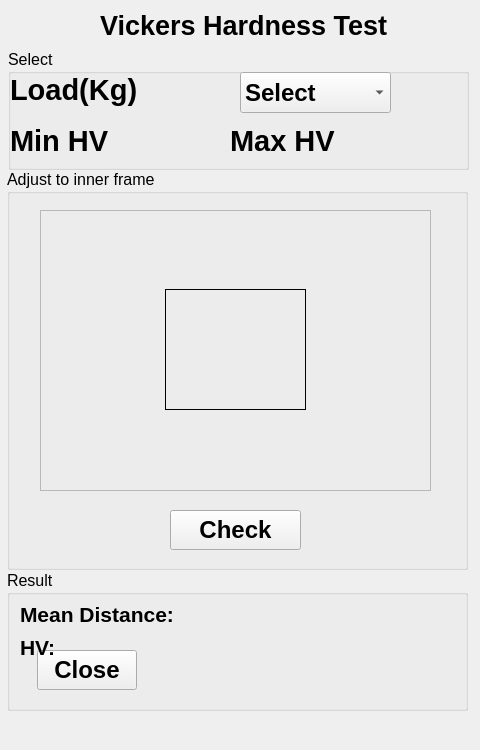
<?xml version="1.0" encoding="UTF-8"?>
<ui version="4.0">
 <class>Dialog</class>
 <widget class="QDialog" name="Dialog">
  <property name="windowModality">
   <enum>Qt::NonModal</enum>
  </property>
  <property name="enabled">
   <bool>true</bool>
  </property>
  <property name="geometry">
   <rect>
    <x>0</x>
    <y>0</y>
    <width>480</width>
    <height>750</height>
   </rect>
  </property>
  <property name="maximumSize">
   <size>
    <width>16777215</width>
    <height>16777214</height>
   </size>
  </property>
  <property name="font">
   <font>
    <family>Arial</family>
    <pointsize>16</pointsize>
    <weight>75</weight>
    <bold>true</bold>
   </font>
  </property>
  <property name="cursor">
   <cursorShape>ArrowCursor</cursorShape>
  </property>
  <property name="contextMenuPolicy">
   <enum>Qt::NoContextMenu</enum>
  </property>
  <property name="windowTitle">
   <string>Dialog</string>
  </property>
  <property name="sizeGripEnabled">
   <bool>false</bool>
  </property>
  <property name="modal">
   <bool>false</bool>
  </property>
  <widget class="QLabel" name="label1">
   <property name="geometry">
    <rect>
     <x>10</x>
     <y>70</y>
     <width>161</width>
     <height>41</height>
    </rect>
   </property>
   <property name="font">
    <font>
     <family>Arial</family>
     <pointsize>22</pointsize>
     <weight>75</weight>
     <bold>true</bold>
    </font>
   </property>
   <property name="autoFillBackground">
    <bool>false</bool>
   </property>
   <property name="lineWidth">
    <number>3</number>
   </property>
   <property name="text">
    <string>Load(Kg)</string>
   </property>
   <property name="textFormat">
    <enum>Qt::RichText</enum>
   </property>
   <property name="margin">
    <number>-2</number>
   </property>
  </widget>
  <widget class="QComboBox" name="comboBox1">
   <property name="geometry">
    <rect>
     <x>240</x>
     <y>72</y>
     <width>151</width>
     <height>41</height>
    </rect>
   </property>
   <property name="font">
    <font>
     <family>Arial</family>
     <pointsize>18</pointsize>
     <weight>75</weight>
     <bold>true</bold>
    </font>
   </property>
   <property name="cursor">
    <cursorShape>PointingHandCursor</cursorShape>
   </property>
   <property name="currentText">
    <string>Select</string>
   </property>
   <property name="maxVisibleItems">
    <number>20</number>
   </property>
   <property name="minimumContentsLength">
    <number>2</number>
   </property>
   <item>
    <property name="text">
     <string>Select</string>
    </property>
   </item>
   <item>
    <property name="text">
     <string>5</string>
    </property>
   </item>
   <item>
    <property name="text">
     <string>10</string>
    </property>
   </item>
   <item>
    <property name="text">
     <string>100</string>
    </property>
   </item>
   <item>
    <property name="text">
     <string>200</string>
    </property>
   </item>
   <item>
    <property name="text">
     <string>500</string>
    </property>
   </item>
   <item>
    <property name="text">
     <string>1000</string>
    </property>
   </item>
   <item>
    <property name="text">
     <string>1500</string>
    </property>
   </item>
   <item>
    <property name="text">
     <string>2000</string>
    </property>
   </item>
   <item>
    <property name="text">
     <string>3000</string>
    </property>
   </item>
  </widget>
  <widget class="QLabel" name="label_2">
   <property name="geometry">
    <rect>
     <x>100</x>
     <y>10</y>
     <width>300</width>
     <height>31</height>
    </rect>
   </property>
   <property name="font">
    <font>
     <family>Arial</family>
     <pointsize>20</pointsize>
     <weight>75</weight>
     <bold>true</bold>
    </font>
   </property>
   <property name="cursor">
    <cursorShape>ArrowCursor</cursorShape>
   </property>
   <property name="text">
    <string>Vickers Hardness Test</string>
   </property>
  </widget>
  <widget class="QLabel" name="label">
   <property name="geometry">
    <rect>
     <x>230</x>
     <y>120</y>
     <width>111</width>
     <height>41</height>
    </rect>
   </property>
   <property name="font">
    <font>
     <pointsize>22</pointsize>
    </font>
   </property>
   <property name="text">
    <string>Max HV</string>
   </property>
  </widget>
  <widget class="QLabel" name="label_3">
   <property name="geometry">
    <rect>
     <x>10</x>
     <y>120</y>
     <width>111</width>
     <height>41</height>
    </rect>
   </property>
   <property name="font">
    <font>
     <pointsize>22</pointsize>
    </font>
   </property>
   <property name="text">
    <string>Min HV</string>
   </property>
  </widget>
  <widget class="QLabel" name="imgLabel">
   <property name="geometry">
    <rect>
     <x>40</x>
     <y>210</y>
     <width>391</width>
     <height>281</height>
    </rect>
   </property>
   <property name="cursor">
    <cursorShape>CrossCursor</cursorShape>
   </property>
   <property name="frameShape">
    <enum>QFrame::StyledPanel</enum>
   </property>
   <property name="text">
    <string/>
   </property>
  </widget>
  <widget class="QLabel" name="maskLabel">
   <property name="geometry">
    <rect>
     <x>165</x>
     <y>289</y>
     <width>141</width>
     <height>121</height>
    </rect>
   </property>
   <property name="palette">
    <palette>
     <active>
      <colorrole role="Shadow">
       <brush brushstyle="SolidPattern">
        <color alpha="255">
         <red>255</red>
         <green>255</green>
         <blue>0</blue>
        </color>
       </brush>
      </colorrole>
     </active>
     <inactive>
      <colorrole role="Shadow">
       <brush brushstyle="SolidPattern">
        <color alpha="255">
         <red>255</red>
         <green>255</green>
         <blue>0</blue>
        </color>
       </brush>
      </colorrole>
     </inactive>
     <disabled>
      <colorrole role="Shadow">
       <brush brushstyle="SolidPattern">
        <color alpha="255">
         <red>255</red>
         <green>255</green>
         <blue>0</blue>
        </color>
       </brush>
      </colorrole>
     </disabled>
    </palette>
   </property>
   <property name="cursor">
    <cursorShape>CrossCursor</cursorShape>
   </property>
   <property name="frameShape">
    <enum>QFrame::Panel</enum>
   </property>
   <property name="text">
    <string/>
   </property>
  </widget>
  <widget class="QPushButton" name="ExecuteButton">
   <property name="geometry">
    <rect>
     <x>170</x>
     <y>510</y>
     <width>131</width>
     <height>40</height>
    </rect>
   </property>
   <property name="font">
    <font>
     <family>Arial</family>
     <pointsize>18</pointsize>
     <weight>75</weight>
     <bold>true</bold>
    </font>
   </property>
   <property name="cursor">
    <cursorShape>PointingHandCursor</cursorShape>
   </property>
   <property name="text">
    <string>Check</string>
   </property>
   <property name="autoDefault">
    <bool>false</bool>
   </property>
  </widget>
  <widget class="QLabel" name="label_4">
   <property name="geometry">
    <rect>
     <x>20</x>
     <y>604</y>
     <width>161</width>
     <height>20</height>
    </rect>
   </property>
   <property name="font">
    <font>
     <family>Arial</family>
     <pointsize>16</pointsize>
     <weight>75</weight>
     <bold>true</bold>
    </font>
   </property>
   <property name="text">
    <string>Mean Distance:</string>
   </property>
  </widget>
  <widget class="QLabel" name="label_5">
   <property name="geometry">
    <rect>
     <x>20</x>
     <y>637</y>
     <width>151</width>
     <height>20</height>
    </rect>
   </property>
   <property name="font">
    <font>
     <family>Arial</family>
     <pointsize>16</pointsize>
     <weight>75</weight>
     <bold>true</bold>
    </font>
   </property>
   <property name="text">
    <string>HV:</string>
   </property>
  </widget>
  <widget class="QLabel" name="meandiagDist">
   <property name="geometry">
    <rect>
     <x>210</x>
     <y>607</y>
     <width>121</width>
     <height>20</height>
    </rect>
   </property>
   <property name="font">
    <font>
     <family>Arial</family>
     <pointsize>16</pointsize>
     <weight>75</weight>
     <bold>true</bold>
    </font>
   </property>
   <property name="text">
    <string/>
   </property>
   <property name="textInteractionFlags">
    <set>Qt::LinksAccessibleByMouse|Qt::TextEditable</set>
   </property>
  </widget>
  <widget class="QLabel" name="HVLabel">
   <property name="geometry">
    <rect>
     <x>210</x>
     <y>637</y>
     <width>121</width>
     <height>20</height>
    </rect>
   </property>
   <property name="font">
    <font>
     <family>Arial</family>
     <pointsize>16</pointsize>
     <weight>75</weight>
     <bold>true</bold>
    </font>
   </property>
   <property name="text">
    <string/>
   </property>
  </widget>
  <widget class="QGroupBox" name="groupBox">
   <property name="geometry">
    <rect>
     <x>8</x>
     <y>49</y>
     <width>461</width>
     <height>121</height>
    </rect>
   </property>
   <property name="font">
    <font>
     <pointsize>12</pointsize>
     <weight>50</weight>
     <bold>false</bold>
    </font>
   </property>
   <property name="title">
    <string>Select </string>
   </property>
  </widget>
  <widget class="QGroupBox" name="groupBox_2">
   <property name="geometry">
    <rect>
     <x>7</x>
     <y>169</y>
     <width>461</width>
     <height>401</height>
    </rect>
   </property>
   <property name="font">
    <font>
     <family>Arial</family>
     <pointsize>12</pointsize>
     <weight>50</weight>
     <bold>false</bold>
    </font>
   </property>
   <property name="acceptDrops">
    <bool>true</bool>
   </property>
   <property name="title">
    <string>Adjust to inner frame</string>
   </property>
   <property name="checkable">
    <bool>false</bool>
   </property>
   <property name="checked">
    <bool>false</bool>
   </property>
  </widget>
  <widget class="QGroupBox" name="groupBox_3">
   <property name="geometry">
    <rect>
     <x>7</x>
     <y>570</y>
     <width>461</width>
     <height>141</height>
    </rect>
   </property>
   <property name="font">
    <font>
     <pointsize>12</pointsize>
     <weight>50</weight>
     <bold>false</bold>
    </font>
   </property>
   <property name="title">
    <string>Result</string>
   </property>
   <widget class="QLabel" name="resultImage">
    <property name="geometry">
     <rect>
      <x>360</x>
      <y>29</y>
      <width>81</width>
      <height>81</height>
     </rect>
    </property>
    <property name="font">
     <font>
      <family>Arial</family>
      <pointsize>24</pointsize>
      <weight>75</weight>
      <bold>true</bold>
     </font>
    </property>
    <property name="focusPolicy">
     <enum>Qt::NoFocus</enum>
    </property>
    <property name="toolTipDuration">
     <number>-1</number>
    </property>
    <property name="statusTip">
     <string/>
    </property>
    <property name="frameShape">
     <enum>QFrame::NoFrame</enum>
    </property>
    <property name="text">
     <string/>
    </property>
   </widget>
   <widget class="QPushButton" name="CloseButton">
    <property name="geometry">
     <rect>
      <x>30</x>
      <y>80</y>
      <width>100</width>
      <height>40</height>
     </rect>
    </property>
    <property name="font">
     <font>
      <family>Arial</family>
      <pointsize>18</pointsize>
      <weight>75</weight>
      <bold>true</bold>
     </font>
    </property>
    <property name="text">
     <string>Close</string>
    </property>
    <property name="autoDefault">
     <bool>false</bool>
    </property>
   </widget>
  </widget>
  <zorder>groupBox_3</zorder>
  <zorder>groupBox_2</zorder>
  <zorder>groupBox</zorder>
  <zorder>label1</zorder>
  <zorder>comboBox1</zorder>
  <zorder>label_2</zorder>
  <zorder>label</zorder>
  <zorder>label_3</zorder>
  <zorder>imgLabel</zorder>
  <zorder>maskLabel</zorder>
  <zorder>ExecuteButton</zorder>
  <zorder>label_4</zorder>
  <zorder>label_5</zorder>
  <zorder>meandiagDist</zorder>
  <zorder>HVLabel</zorder>
 </widget>
 <resources/>
 <connections/>
</ui>
